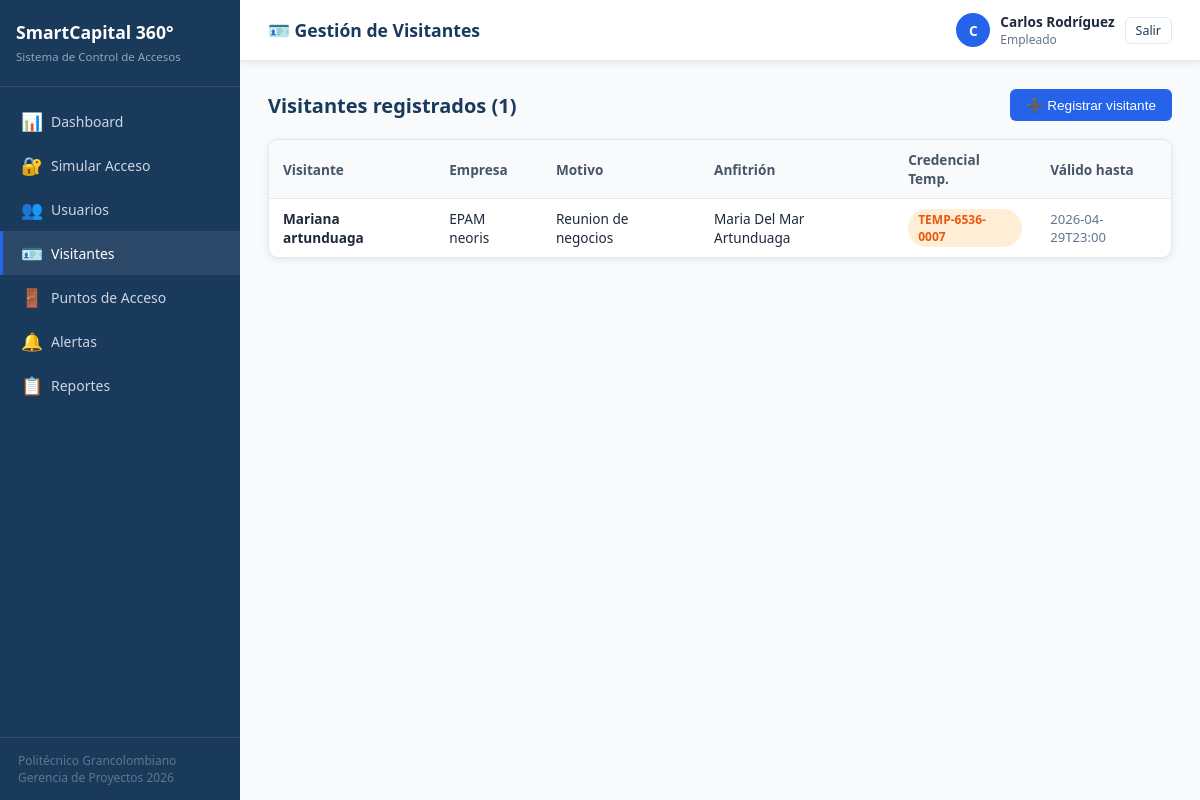
The page /visitantes (signed in) on the database its author committed.
### tables this page shows
CREATE TABLE visitante (
        id_visitante  INTEGER PRIMARY KEY AUTOINCREMENT,
        id_usuario    INTEGER REFERENCES usuario(id_usuario),
        empresa       TEXT,
        motivo_visita TEXT,
        id_anfitrion  INTEGER REFERENCES usuario(id_usuario),
        fecha_inicio  DATETIME,
        fecha_fin     DATETIME
    );

CREATE TABLE credencial (
        id_credencial  INTEGER PRIMARY KEY AUTOINCREMENT,
        id_usuario     INTEGER REFERENCES usuario(id_usuario),
        codigo_rfid    TEXT UNIQUE,
        tipo_rfid      TEXT DEFAULT 'MIFARE',
        activa         INTEGER DEFAULT 1,
        fecha_expiracion DATETIME
    );

### backend/app.py (the view)
@app.route('/visitantes')
@login_required
def visitantes():
    conn = get_db()
    vs = conn.execute("""SELECT v.*, u.nombre||' '||u.apellido as nombre_usuario,
                         a.nombre||' '||a.apellido as nombre_anfitrion,
                         c.codigo_rfid
                         FROM visitante v
                         JOIN usuario u ON v.id_usuario=u.id_usuario
                         JOIN usuario a ON v.id_anfitrion=a.id_usuario
                         LEFT JOIN credencial c ON c.id_usuario=u.id_usuario
                         ORDER BY v.fecha_inicio DESC""").fetchall()
    empleados = conn.execute("""SELECT id_usuario, nombre||' '||apellido as nombre
                                FROM usuario WHERE estado=1 AND rol_sistema!='visitante'""").fetchall()
    conn.close()
    return render_template('visitantes.html', visitantes=vs, empleados=empleados)

### backend/app.py (called while the page is built)
def get_db():
    conn = sqlite3.connect(DB_PATH)
    conn.row_factory = sqlite3.Row
    conn.execute("PRAGMA foreign_keys = ON")
    return conn

def login_required(f):
    from functools import wraps
    @wraps(f)
    def decorated(*args, **kwargs):
        if 'user_id' not in session:
            return redirect(url_for('login'))
        return f(*args, **kwargs)
    return decorated

### frontend/templates/visitantes.html (shortened to what this page needs)
{% extends "base.html" %}
{% block page_title %}🪪 Gestión de Visitantes{% endblock %}
{% block content %}
<div class="section-head">
  <h2>Visitantes registrados ({{ visitantes|length }})</h2>
  <button onclick="openModal('modalVisitante')" class="btn btn-primary">➕ Registrar visitante</button>
</div>
<div class="table-wrap">
  <table>
    <thead><tr><th>Visitante</th><th>Empresa</th><th>Motivo</th><th>Anfitrión</th><th>Credencial Temp.</th><th>Válido hasta</th></tr></thead>
    <tbody>
      {% for v in visitantes %}
      <tr>
        <td><strong>{{ v.nombre_usuario }}</strong></td>
        <td>{{ v.empresa or '—' }}</td>
        <td>{{ v.motivo_visita or '—' }}</td>
        <td>{{ v.nombre_anfitrion }}</td>
        <td><span class="badge badge-naranja">{{ v.codigo_rfid or '—' }}</span></td>
        <td style="font-size:0.82rem;color:#64748b;">{{ (v.fecha_fin or '')[:16] }}</td>
      </tr>
      {% else %}
      <tr><td colspan="6" style="text-align:center;color:#94a3b8;padding:20px;">Sin visitantes registrados</td></tr>
      {% endfor %}
    </tbody>
  </table>
</div>
{% endblock %}

### frontend/templates/base.html (style rules this page uses)
:root { --azul: #1a3a5c; --azul-claro: #2563eb; --verde: #16a34a; --rojo: #dc2626; --naranja: #ea580c; --gris: #f1f5f9; --borde: #e2e8f0; --texto: #1e293b; --sombra: 0 2px 8px rgba(0,0,0,0.08); }
* { box-sizing:border-box; margin:0; padding:0; }
body { font-family:'Segoe UI',sans-serif; background:#f8fafc; color:var(--texto); display:flex; min-height:100vh; }
.table-wrap { background:#fff; border-radius:10px; box-shadow:var(--sombra); border:1px solid var(--borde); overflow:hidden; }
table { width:100%; border-collapse:collapse; font-size:0.85rem; }
th { background:#f8fafc; padding:10px 14px; text-align:left; font-weight:600; color:#475569; border-bottom:1px solid var(--borde); }
td { padding:10px 14px; border-bottom:1px solid #f1f5f9; }
tr:last-child td { border-bottom:none; }
.badge { display:inline-block; padding:2px 10px; border-radius:20px; font-size:0.75rem; font-weight:600; }
.badge-naranja { background:#ffedd5; color:#ea580c; }
.btn { display:inline-flex; align-items:center; gap:6px; padding:8px 16px; border-radius:6px; font-size:0.85rem; font-weight:500; cursor:pointer; border:none; text-decoration:none; transition:all .15s; }
.btn-primary { background:var(--azul-claro); color:#fff; }
.section-head { display:flex; justify-content:space-between; align-items:center; margin-bottom:18px; }
.section-head h2 { font-size:1.25rem; font-weight:700; color:var(--azul); }

### rows shown on the page
visitante: nombre_usuario "Mariana artunduaga", empresa "EPAM neoris", motivo_visita "Reunion de negocios", nombre_anfitrion "Maria Del Mar Artunduaga", codigo_rfid "TEMP-6536-0007", fecha_fin "2026-04-29T23:00"

### other values the page prints
{{ session.user_name[0] }} "C"
{{ session.user_name }} "Carlos Rodríguez"
{{ session.user_perfil }} "Empleado"
{{ visitantes|length }} "1"
